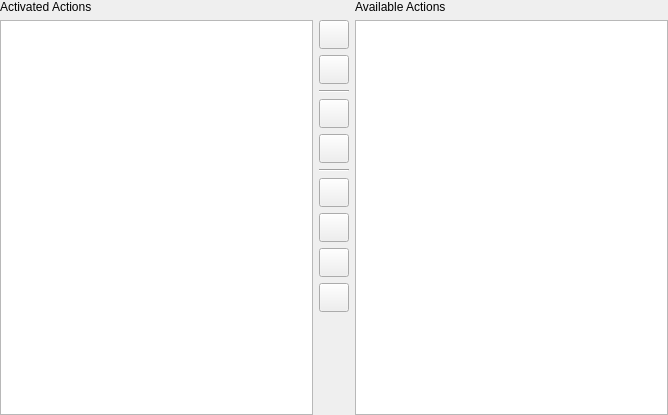
<?xml version="1.0" encoding="UTF-8"?>
<ui version="4.0">
 <class>ToolBarEditor</class>
 <widget class="QWidget" name="ToolBarEditor">
  <property name="geometry">
   <rect>
    <x>0</x>
    <y>0</y>
    <width>668</width>
    <height>415</height>
   </rect>
  </property>
  <property name="windowTitle">
   <string notr="true">Dialog</string>
  </property>
  <layout class="QGridLayout" name="gridLayout">
   <property name="leftMargin">
    <number>0</number>
   </property>
   <property name="topMargin">
    <number>0</number>
   </property>
   <property name="rightMargin">
    <number>0</number>
   </property>
   <property name="bottomMargin">
    <number>0</number>
   </property>
   <item row="0" column="0">
    <widget class="QLabel" name="m_lblActivatedActions">
     <property name="text">
      <string>Activated Actions</string>
     </property>
     <property name="buddy">
      <cstring>m_listActivatedActions</cstring>
     </property>
    </widget>
   </item>
   <item row="0" column="2">
    <widget class="QLabel" name="m_lblAvailableActions">
     <property name="text">
      <string>Available Actions</string>
     </property>
     <property name="buddy">
      <cstring>m_listAvailableActions</cstring>
     </property>
    </widget>
   </item>
   <item row="1" column="0">
    <widget class="QListWidget" name="m_listActivatedActions">
     <property name="horizontalScrollBarPolicy">
      <enum>Qt::ScrollBarAlwaysOff</enum>
     </property>
     <property name="editTriggers">
      <set>QAbstractItemView::NoEditTriggers</set>
     </property>
     <property name="selectionBehavior">
      <enum>QAbstractItemView::SelectRows</enum>
     </property>
     <property name="isWrapping" stdset="0">
      <bool>false</bool>
     </property>
     <property name="uniformItemSizes">
      <bool>true</bool>
     </property>
     <property name="wordWrap">
      <bool>false</bool>
     </property>
    </widget>
   </item>
   <item row="1" column="1">
    <layout class="QVBoxLayout" name="verticalLayout">
     <item>
      <widget class="QToolButton" name="m_btnMoveActionUp">
       <property name="toolTip">
        <string>Move action up</string>
       </property>
       <property name="text">
        <string/>
       </property>
       <property name="iconSize">
        <size>
         <width>22</width>
         <height>22</height>
        </size>
       </property>
      </widget>
     </item>
     <item>
      <widget class="QToolButton" name="m_btnMoveActionDown">
       <property name="toolTip">
        <string>Move action down</string>
       </property>
       <property name="iconSize">
        <size>
         <width>22</width>
         <height>22</height>
        </size>
       </property>
      </widget>
     </item>
     <item>
      <widget class="Line" name="line">
       <property name="orientation">
        <enum>Qt::Horizontal</enum>
       </property>
      </widget>
     </item>
     <item>
      <widget class="QToolButton" name="m_btnInsertSeparator">
       <property name="toolTip">
        <string>Insert separator</string>
       </property>
       <property name="iconSize">
        <size>
         <width>22</width>
         <height>22</height>
        </size>
       </property>
      </widget>
     </item>
     <item>
      <widget class="QToolButton" name="m_btnInsertSpacer">
       <property name="toolTip">
        <string>Insert spacer</string>
       </property>
       <property name="iconSize">
        <size>
         <width>22</width>
         <height>22</height>
        </size>
       </property>
      </widget>
     </item>
     <item>
      <widget class="Line" name="line_2">
       <property name="orientation">
        <enum>Qt::Horizontal</enum>
       </property>
      </widget>
     </item>
     <item>
      <widget class="QToolButton" name="m_btnAddSelectedAction">
       <property name="toolTip">
        <string>Add selected action</string>
       </property>
       <property name="iconSize">
        <size>
         <width>22</width>
         <height>22</height>
        </size>
       </property>
      </widget>
     </item>
     <item>
      <widget class="QToolButton" name="m_btnDeleteSelectedAction">
       <property name="toolTip">
        <string>Delete selected action</string>
       </property>
       <property name="iconSize">
        <size>
         <width>22</width>
         <height>22</height>
        </size>
       </property>
      </widget>
     </item>
     <item>
      <widget class="QToolButton" name="m_btnDeleteAllActions">
       <property name="toolTip">
        <string>Delete all actions</string>
       </property>
       <property name="iconSize">
        <size>
         <width>22</width>
         <height>22</height>
        </size>
       </property>
      </widget>
     </item>
     <item>
      <widget class="QToolButton" name="m_btnReset">
       <property name="toolTip">
        <string>Reset toolbar</string>
       </property>
       <property name="iconSize">
        <size>
         <width>22</width>
         <height>22</height>
        </size>
       </property>
      </widget>
     </item>
     <item>
      <spacer name="verticalSpacer">
       <property name="orientation">
        <enum>Qt::Vertical</enum>
       </property>
       <property name="sizeHint" stdset="0">
        <size>
         <width>20</width>
         <height>40</height>
        </size>
       </property>
      </spacer>
     </item>
    </layout>
   </item>
   <item row="1" column="2">
    <widget class="QListWidget" name="m_listAvailableActions">
     <property name="horizontalScrollBarPolicy">
      <enum>Qt::ScrollBarAlwaysOff</enum>
     </property>
     <property name="editTriggers">
      <set>QAbstractItemView::NoEditTriggers</set>
     </property>
     <property name="selectionBehavior">
      <enum>QAbstractItemView::SelectRows</enum>
     </property>
     <property name="isWrapping" stdset="0">
      <bool>false</bool>
     </property>
     <property name="uniformItemSizes">
      <bool>true</bool>
     </property>
     <property name="wordWrap">
      <bool>false</bool>
     </property>
    </widget>
   </item>
  </layout>
 </widget>
 <tabstops>
  <tabstop>m_listActivatedActions</tabstop>
  <tabstop>m_listAvailableActions</tabstop>
  <tabstop>m_btnMoveActionUp</tabstop>
  <tabstop>m_btnMoveActionDown</tabstop>
  <tabstop>m_btnInsertSeparator</tabstop>
  <tabstop>m_btnInsertSpacer</tabstop>
  <tabstop>m_btnAddSelectedAction</tabstop>
  <tabstop>m_btnDeleteSelectedAction</tabstop>
  <tabstop>m_btnDeleteAllActions</tabstop>
 </tabstops>
 <resources/>
 <connections/>
</ui>
